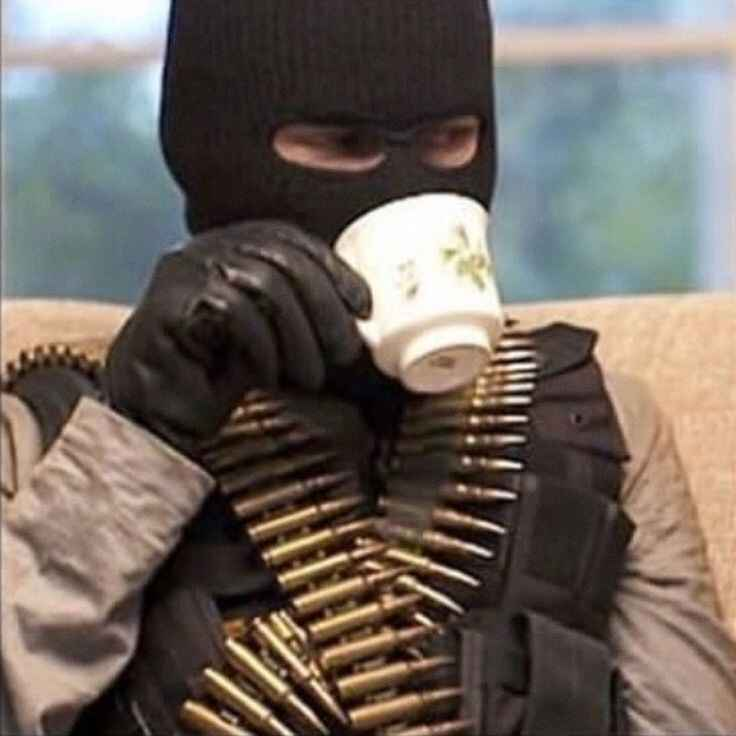
#> input picture image.jpg, 736 x 736 px
$ python img.py   (older library calls are emulated)
#> lines starting #> are read from the running program, lines starting #| are printed output that depends on the picture
import sys
import numpy as np
from PIL import Image


def get_ansi_color_code(r, g, b):
    if r == g and g == b:
        if r < 8:
            return 16
        if r > 248:
            return 231
        return round(((r - 8) / 247) * 24) + 232
    return 16 + (36 * round(r / 255 * 5)) + (6 * round(g / 255 * 5)) + round(b / 255 * 5)


def get_color(r, g, b):
    return "\x1b[48;5;{}m \x1b[0m".format(int(get_ansi_color_code(r,g,b)))


def show_image(img_path):
#> called with img_path = 'image.jpg'
	try:
		img = Image.open(img_path)
#> img is the input picture: PIL image 736x736 RGB; mean R, G, B 112, 102.8, 95.8
	except FileNotFoundError:
		exit('Image not found.')

	# h = 40
	# w = int((img.width / img.height) * h)
	h = int(img.width / 10)
#> h = 73
	w = int(img.height / 10)
#> w = 73

    # h=img.width
    # w=img.height

	img = img.resize((w,h), Image.ANTIALIAS)
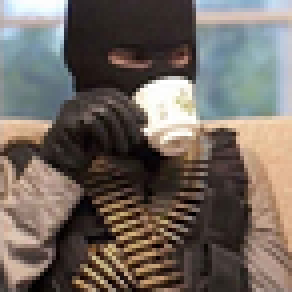
#> img: PIL image 73x73 RGB (shown 4 times larger); mean R, G, B 112, 102.8, 95.9
	img_arr = np.asarray(img)
	h,w,c = img_arr.shape
#> c = 3

	for x in range(h):
	    for y in range(w):
	        pix = img_arr[x][y]
	        print(get_color(pix[0], pix[1], pix[2]), sep='', end='')
	    print()


if __name__ == '__main__':
	if len(sys.argv) > 1:
		img_path = sys.argv[1]
		show_image(img_path)

show_image('image.jpg')
